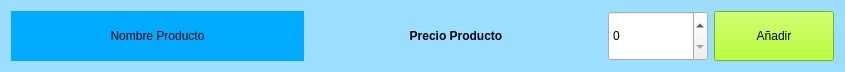
<?xml version="1.0" encoding="UTF-8"?>
<ui version="4.0">
 <class>Frame</class>
 <widget class="QFrame" name="Frame">
  <property name="geometry">
   <rect>
    <x>0</x>
    <y>0</y>
    <width>845</width>
    <height>70</height>
   </rect>
  </property>
  <property name="maximumSize">
   <size>
    <width>16777215</width>
    <height>70</height>
   </size>
  </property>
  <property name="windowTitle">
   <string>Frame</string>
  </property>
  <property name="styleSheet">
   <string notr="true">
QFrame{
	
	background-color: rgb(155, 222, 255);
}
QLabel{
	
	font: 25 13pt &quot;Ubuntu&quot;;
	background-color: rgb(0, 170, 255);
}
QPushButton{
	font: 25 12pt &quot;Ubuntu&quot;;
	background-color: rgb(170, 255, 0);
}
QSpinBox{
	font: 25 12pt &quot;Ubuntu&quot;;
}</string>
  </property>
  <layout class="QVBoxLayout" name="verticalLayout">
   <item>
    <layout class="QHBoxLayout" name="horizontalLayout">
     <item>
      <widget class="QLabel" name="labelNombreProducto">
       <property name="text">
        <string>Nombre Producto</string>
       </property>
       <property name="alignment">
        <set>Qt::AlignCenter</set>
       </property>
      </widget>
     </item>
     <item>
      <widget class="QLabel" name="labelPrecioProducto">
       <property name="styleSheet">
        <string notr="true">background-color: rgb(155, 222, 255);
font-weight: bold;
</string>
       </property>
       <property name="text">
        <string>Precio Producto</string>
       </property>
       <property name="alignment">
        <set>Qt::AlignCenter</set>
       </property>
      </widget>
     </item>
     <item>
      <widget class="QSpinBox" name="spinCantidad">
       <property name="minimumSize">
        <size>
         <width>100</width>
         <height>50</height>
        </size>
       </property>
       <property name="maximumSize">
        <size>
         <width>100</width>
         <height>50</height>
        </size>
       </property>
      </widget>
     </item>
     <item>
      <widget class="QPushButton" name="btnAnadir">
       <property name="minimumSize">
        <size>
         <width>120</width>
         <height>50</height>
        </size>
       </property>
       <property name="maximumSize">
        <size>
         <width>120</width>
         <height>50</height>
        </size>
       </property>
       <property name="text">
        <string>Añadir</string>
       </property>
      </widget>
     </item>
    </layout>
   </item>
  </layout>
 </widget>
 <resources/>
 <connections/>
</ui>
